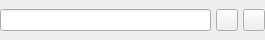
<ui version="4.0" >
 <author></author>
 <comment></comment>
 <exportmacro></exportmacro>
 <class>BusquedaReferenciaBase</class>
 <widget class="QWidget" name="BusquedaReferenciaBase" >
  <property name="geometry" >
   <rect>
    <x>0</x>
    <y>0</y>
    <width>265</width>
    <height>40</height>
   </rect>
  </property>
  <property name="sizePolicy" >
   <sizepolicy>
    <hsizetype>7</hsizetype>
    <vsizetype>0</vsizetype>
    <horstretch>0</horstretch>
    <verstretch>0</verstretch>
   </sizepolicy>
  </property>
  <property name="minimumSize" >
   <size>
    <width>100</width>
    <height>16</height>
   </size>
  </property>
  <property name="windowTitle" >
   <string>Form1</string>
  </property>
  <layout class="QGridLayout" >
   <property name="margin" >
    <number>0</number>
   </property>
   <property name="spacing" >
    <number>5</number>
   </property>
   <item row="0" column="0" >
    <layout class="QHBoxLayout" >
     <property name="margin" >
      <number>0</number>
     </property>
     <property name="spacing" >
      <number>5</number>
     </property>
     <item>
      <widget class="QLineEdit" name="mui_referencia" >
       <property name="sizePolicy" >
        <sizepolicy>
         <hsizetype>5</hsizetype>
         <vsizetype>0</vsizetype>
         <horstretch>0</horstretch>
         <verstretch>0</verstretch>
        </sizepolicy>
       </property>
      </widget>
     </item>
     <item>
      <widget class="QToolButton" name="mui_informe" >
       <property name="minimumSize" >
        <size>
         <width>22</width>
         <height>22</height>
        </size>
       </property>
       <property name="maximumSize" >
        <size>
         <width>22</width>
         <height>22</height>
        </size>
       </property>
       <property name="text" >
        <string/>
       </property>
       <property name="icon" >
        <iconset resource="../../bulmages.qrc" >:/Bulmafact32x32/images/png/32x32/i_bulmages_informexreferencia.32x32.png</iconset>
       </property>
       <property name="iconSize" >
        <size>
         <width>22</width>
         <height>22</height>
        </size>
       </property>
      </widget>
     </item>
     <item>
      <widget class="QToolButton" name="mui_abrirtodo" >
       <property name="minimumSize" >
        <size>
         <width>22</width>
         <height>22</height>
        </size>
       </property>
       <property name="maximumSize" >
        <size>
         <width>22</width>
         <height>22</height>
        </size>
       </property>
       <property name="text" >
        <string/>
       </property>
       <property name="icon" >
        <iconset resource="../../bulmages.qrc" >:/BulmaCont32x32/images/pendientes/i_tuxPeq.png</iconset>
       </property>
       <property name="iconSize" >
        <size>
         <width>22</width>
         <height>22</height>
        </size>
       </property>
      </widget>
     </item>
    </layout>
   </item>
  </layout>
 </widget>
 <layoutdefault spacing="0" margin="0" />
 <pixmapfunction></pixmapfunction>
 <resources>
  <include location="../../bulmages.qrc" />
 </resources>
 <connections/>
</ui>
